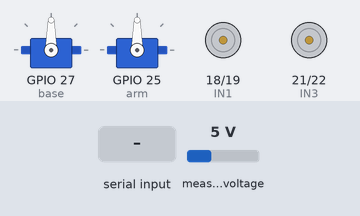
Simulated run of this sketch. Board: ESP32. Parts: 2 × servo, motor-driver pin pairs drawn as motors (green arrow = first pin HIGH = forward, orange = second pin HIGH = backward, longer = more drive, scaled by the enable pin). The inputs (shaded band) are chosen by the test bench; at power-on: measured voltage 5 V. Nothing arrives over Bluetooth unless stated.

Above: at 1.2 s.
1.3 s: "T90\n" received over the second serial link
At 2.4 s:
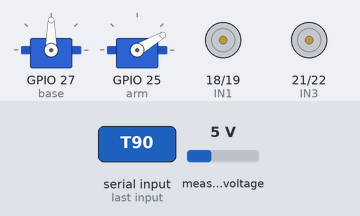
3.4 s: "90,45\n" received over the second serial link
4.9 s: "30,150\n" received over the second serial link
6.4 s: "F90\n" received over the second serial link
At 6.7 s:
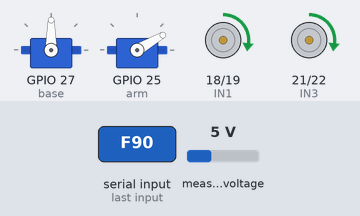
7.9 s: "1\n" received over the second serial link
At 9.1 s:
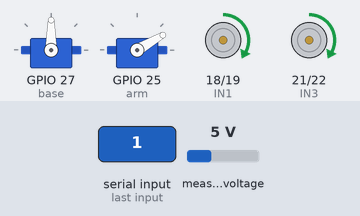
9.4 s: "5\n" received over the second serial link
At 10.2 s:
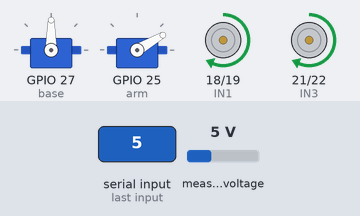
Timing chart, 0 to 11.9 s (numbered marks = the images above; inputs shaded):
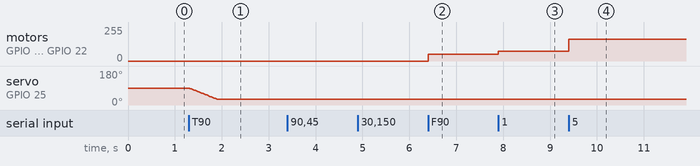

Measured:
- after the input at 1.3 s, servo on GPIO 25 (arm): moves from 90° to 30° over 0.61 s, starting at once
- after the input at 6.4 s, motor on GPIO 18 (IN1) / GPIO 19 (IN2), motor on GPIO 21 (IN3) / GPIO 22 (IN4): stopped → forward 50/255 at once
- after the input at 7.9 s, motor on GPIO 18 (IN1) / GPIO 19 (IN2), motor on GPIO 21 (IN3) / GPIO 22 (IN4): forward 50/255 → forward 72/255 at once
- after the input at 9.4 s, motor on GPIO 18 (IN1) / GPIO 19 (IN2), motor on GPIO 21 (IN3) / GPIO 22 (IN4): forward 72/255 → forward 163/255 at once

The sketch:

Pole_Climbing_bot.ino
```cpp
#include "BluetoothSerial.h"
#include <ESP32Servo.h>
#include <ZMPT101B.h>
Servo base, arm;
BluetoothSerial ESP_BT;
ZMPT101B voltageSensor(33, 50.0);

//AC Voltage Measurement
#define VREF 3.3             // ESP32 ADC Reference Voltage
#define ADC_RESOLUTION 4095  // ESP32 12-bit ADC
#define NUM_SAMPLES 20       // Number of samples for averaging
#define SENSITIVITY 480.0f

// Motor Pins
#define ENA 5  // PWM pin for speed control
#define IN1 18
#define IN2 19
#define IN3 21
#define IN4 22
#define ENB 23  // PWM pin for speed control

uint32_t timer;
int armMove = 0, armPos = 90;


void setup() {
  pinMode(IN1, OUTPUT);
  pinMode(IN2, OUTPUT);
  pinMode(ENA, OUTPUT);
  pinMode(IN3, OUTPUT);
  pinMode(IN4, OUTPUT);
  pinMode(ENB, OUTPUT);
  ESP_BT.begin("PoleRobo");  // ESP32 Bluetooth name
  Serial.begin(115200);      // Start Serial Monitor
  motor(0, 0);
  updateSpeed(50);
  base.attach(27);
  arm.attach(25);
  base.write(90);
  arm.write(90);
  voltageSensor.setSensitivity(SENSITIVITY);
  timer = millis();
}

void loop() {
  if (ESP_BT.available()) {
    char x = ESP_BT.read();
    if (x == 'F') motor(1, 1);
    else if (x == 'B') motor(-1, -1);
    else if (x == 'S') motor(0, 0);
    else if (x == 'T') armMove = -1;
    else if (x == 'D') armMove = 1;
    else if (x == 'N') armMove = 0;
    else if (x >= 'k' && x <= 't') base.write(map((x - 'k'), 0, 9, 10, 180));
    else if (x >= '0' && x <= '9') updateSpeed(map((x - '0'), 0, 9, 50, 255));
  }

  if (millis() - timer > 5000) {
    timer = millis();
    int voltage = voltageSensor.getRmsVoltage();
    sendString(String(voltage));
  }

  if (armMove) {
    if (armMove == 1 && armPos < 150) {
      armPos++;
      arm.write(armPos);
      delay(10);
    }
    if (armMove == -1 && armPos > 30) {
      armPos--;
      arm.write(armPos);
      delay(10);
    }
  }
}


void updateSpeed(int a) {
  analogWrite(ENA, a);
  analogWrite(ENB, a);
}
```

data.ino
```cpp
void sendString(String data) {
  for (int i = 0; i < data.length(); i++) ESP_BT.write(data[i]);
  ESP_BT.write(';');
}
```

motor.ino
```cpp
void motor(int a, int b) {
  digitalWrite(IN1, a > 0);
  digitalWrite(IN2, a < 0);
  digitalWrite(IN3, b > 0);
  digitalWrite(IN4, b < 0);
}
```
